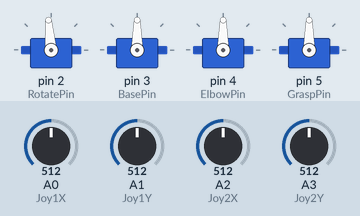
The sketch below on a simulated Arduino Uno, built with avr-gcc and run on an emulated ATmega328P. On the bench: 4 × servo. Inputs (shaded band) come from the test bench; at power-on: A1 (Joy1Y) = 512, A2 (Joy2X) = 512, A3 (Joy2Y) = 512, A0 (Joy1X) = 512.

Above: at 1.2 s.
1.3 s: A1 (Joy1Y) set to 594
2.8 s: A1 (Joy1Y) set to 621
At 3.31 s:
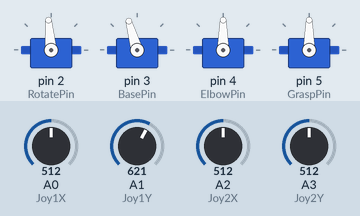
At 5.7 s:
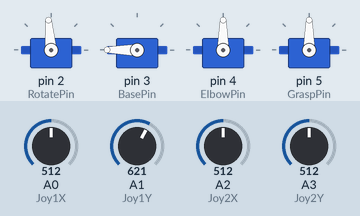
5.8 s: A2 (Joy2X) set to 533
7.3 s: A2 (Joy2X) set to 566
At 10.2 s:
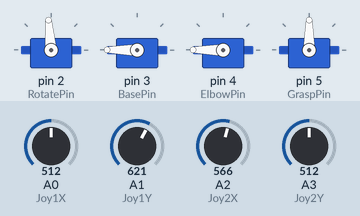
10.3 s: A3 (Joy2Y) set to 537
11.8 s: A3 (Joy2Y) set to 568
At 14.9 s:
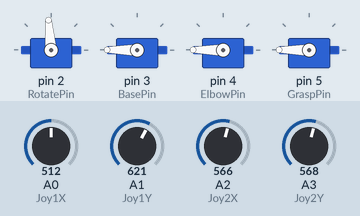
Timing chart, 0 to 15.8 s (numbered marks = the images above; inputs shaded):
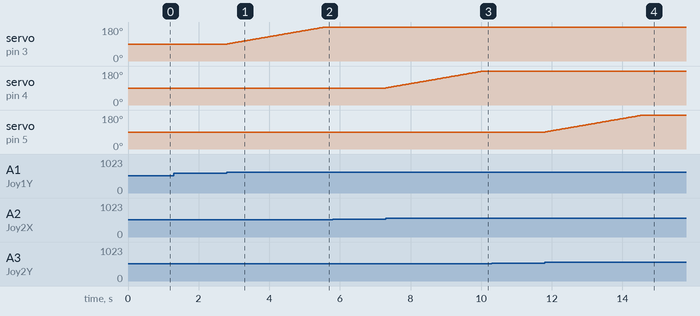

Measured:
- the behaviour switches between 602 and 603 on A1 (Joy1Y) (found by bisection; images 0 and 1)
- the behaviour switches between 549 and 550 on A2 (Joy2X) (found by bisection; images 2 and 3)
- the behaviour switches between 549 and 550 on A3 (Joy2Y) (found by bisection; images 3 and 4)
- after the input at 1.3 s, every drawn part: stays the same
- after the input at 2.8 s, servo on pin 3 (BasePin): moves from 90° to 180° over 2.8 s, starting at once
- after the input at 5.8 s, every drawn part: stays the same
- after the input at 7.3 s, servo on pin 4 (ElbowPin): moves from 90° to 180° over 2.8 s, starting at once
- after the input at 10.3 s, every drawn part: stays the same
- after the input at 11.8 s, servo on pin 5 (GraspPin): moves from 90° to 180° over 2.8 s, starting at once

The sketch:

robot-arm.ino
```cpp
// Includes & Servo Naming
#include <Servo.h>
Servo ServoRotate; //Pin - 13
Servo ServoArmBase; //Pin - 12
Servo ServoArmElbow; //Pin - 11
Servo ServoArmGrasp; //Pin - 10

// Servo Pins
int const RotatePin = 2;
int const BasePin = 3;
int const ElbowPin = 4;
int const GraspPin = 5;

// Potentiometer Pins
int const Joy1X = A0;
int const Joy1Y = A1;
int const Joy2X = A2;
int const Joy2Y = A3;

// Storage variables
int Joy1XValue;
int Joy1YValue;
int Joy2XValue;
int Joy2YValue;

// Desired Angle
int Joy1XAngle;
int Joy1YAngle;
int Joy2XAngle;
int Joy2YAngle;

// Sent Angle
int Joy1YSentAngle;
int Joy2XSentAngle;
int Joy2YSentAngle;

// Last Angle
int Joy1YLastAngle;
int Joy2XLastAngle;
int Joy2YLastAngle;


// Setup Arm
void setup() {
  // Attach Servos
  ServoRotate.attach(RotatePin);
  ServoArmBase.attach(BasePin);
  ServoArmElbow.attach(ElbowPin);
  ServoArmGrasp.attach(GraspPin);
  // Open Serial
  Serial.begin(9600);
  // Place servo at mid point
  ServoRotate.write(90);
  ServoArmBase.write(90);
  ServoArmElbow.write(90);
  ServoArmGrasp.write(90);
  // Save angle as last angle
  Joy1YLastAngle = 90;
  Joy2XLastAngle = 90;
  Joy2YLastAngle = 90;
}

// Loop
void loop() {
  //  // put your main code here, to run repeatedly:
  // Read Potentiometer values
  Joy1XValue = analogRead(Joy1X);
  Joy1YValue = analogRead(Joy1Y);
  Joy2XValue = analogRead(Joy2X);
  Joy2YValue = analogRead(Joy2Y);

  // Joystick 1 X  Base Rotation ----------------------------/
  ServoRotate.attach(RotatePin);
  Joy1XAngle = map(Joy1XValue, 0, 1023, 0, 190); // Map straight to Servo output
  ServoRotate.write(Joy1XAngle);

  // Joystick 1 Y  Arm Raise / Lower ----------------------------/
  Joy1YAngle = map(Joy1YValue, 0, 1005, -5, 5);
  Joy1YSentAngle = CheckLimits(Joy1YLastAngle, Joy1YAngle);
  // Write to servo
  ServoArmBase.write(Joy1YSentAngle);
  // Save Servo Position
  Joy1YLastAngle = Joy1YSentAngle;

  // Joystick 2 X Elbow Raise / Lower ----------------------------/
  Joy2XAngle = map(Joy2XValue, 0, 1000, -10, 10);
  Joy2XSentAngle = CheckLimits(Joy2XLastAngle, Joy2XAngle);
  // Write to servo
  ServoArmElbow.write(Joy2XSentAngle);
  // Save Servo Position
  Joy2XLastAngle = Joy2XSentAngle;

  // Joystick 1 Y  Arm Raise / Lower ----------------------------/
  Joy2YAngle = map(Joy2YValue, 0, 1000, -10, 10);
  Joy2YSentAngle = CheckLimits(Joy2YLastAngle, Joy2YAngle);
  // Write to servo
  ServoArmGrasp.write(Joy2YSentAngle);
  // Save Servo Position
  Joy2YLastAngle = Joy2YSentAngle;
  // Delay
  delay(30);
}

// Check to ensure limits are not passed on Servo
int CheckLimits(int lastAngle, int newAngle) {
  int returnAngle;
  if ((lastAngle + newAngle) >= 180 ){
    returnAngle = 180;
  }
  else if ((lastAngle + newAngle) <= 0 ) {
    returnAngle = 0;
  }
  else {
    returnAngle = lastAngle + newAngle;
  }
  return returnAngle;
}
```
